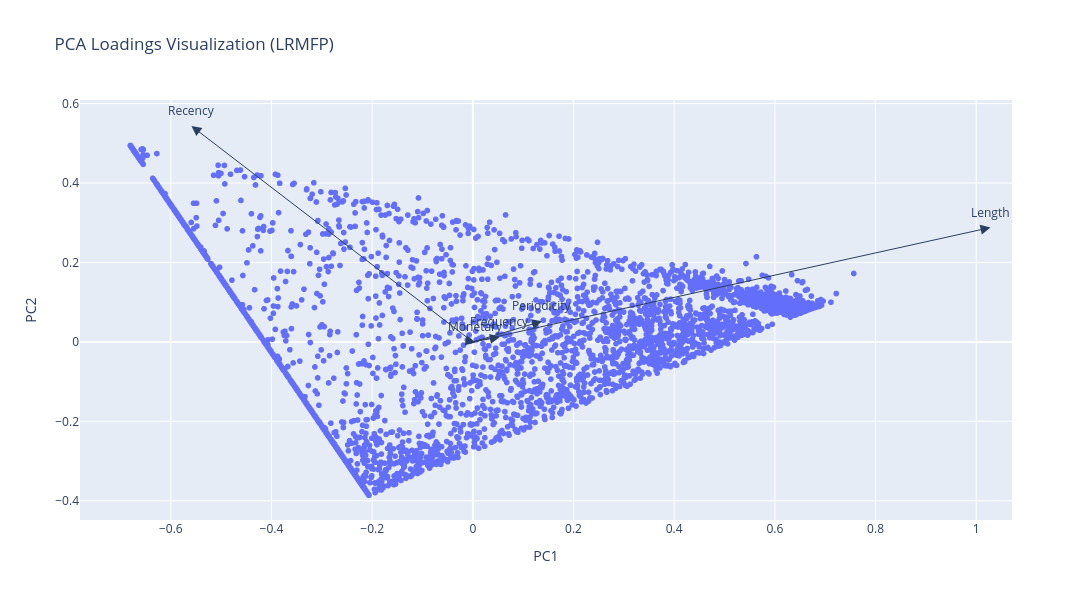

This figure's notebook cell:
### Code cell
features = loadings_df.index

fig = px.scatter(
    x=pca_proj[:, 0], y=pca_proj[:, 1], title="PCA Loadings Visualization (LRMFP)", labels={"x": "PC1", "y": "PC2"}
)

# Escala para que las flechas sean visibles
scale = 3

for i, feature in enumerate(features):
    x_loading = loadings_df.iloc[i, 0] * scale
    y_loading = loadings_df.iloc[i, 1] * scale

    # Flecha (vector desde el origen)
    fig.add_annotation(
        ax=0,
        ay=0,
        axref="x",
        ayref="y",
        x=x_loading,
        y=y_loading,
        showarrow=True,
        arrowsize=2,
        arrowhead=2,
        xanchor="right",
        yanchor="top",
    )

    # Etiqueta
    fig.add_annotation(
        x=x_loading,
        y=y_loading,
        ax=0,
        ay=0,
        xanchor="center",
        yanchor="bottom",
        text=feature,
        yshift=5,
    )

fig.update_layout(width=1200, height=600)
fig.show()

### Figure 1 — Plotly figure (JSON) as saved in the notebook; plotly's stock layout.template omitted (floating-point values rounded to 4 significant figures; data arrays with more than 128 entries replaced by an {"elided": "..."} marker saying what was removed)
{"data": [{"hovertemplate": "PC1=%{x}<br>PC2=%{y}<extra></extra>", "legendgroup": "", "marker": {"color": "#636efa", "symbol": "circle"}, "mode": "markers", "name": "", "showlegend": false, "type": "scattergl", "x": {"elided": "4314 float values"}, "xaxis": "x", "y": {"elided": "4314 float values"}, "yaxis": "y"}], "layout": {"annotations": [{"arrowhead": 2, "arrowsize": 2, "ax": 0, "axref": "x", "ay": 0, "ayref": "y", "showarrow": true, "x": 1.028, "xanchor": "right", "y": 0.2879, "yanchor": "top"}, {"ax": 0, "ay": 0, "text": "Length", "x": 1.028, "xanchor": "center", "y": 0.2879, "yanchor": "bottom", "yshift": 5}, {"arrowhead": 2, "arrowsize": 2, "ax": 0, "axref": "x", "ay": 0, "ayref": "y", "showarrow": true, "x": -0.559, "xanchor": "right", "y": 0.5435, "yanchor": "top"}, {"ax": 0, "ay": 0, "text": "Recency", "x": -0.559, "xanchor": "center", "y": 0.5435, "yanchor": "bottom", "yshift": 5}, {"arrowhead": 2, "arrowsize": 2, "ax": 0, "axref": "x", "ay": 0, "ayref": "y", "showarrow": true, "x": 0.05376, "xanchor": "right", "y": 0.012, "yanchor": "top"}, {"ax": 0, "ay": 0, "text": "Frequency", "x": 0.05376, "xanchor": "center", "y": 0.012, "yanchor": "bottom", "yshift": 5}, {"arrowhead": 2, "arrowsize": 2, "ax": 0, "axref": "x", "ay": 0, "ayref": "y", "showarrow": true, "x": 0.005406, "xanchor": "right", "y": -0.001406, "yanchor": "top"}, {"ax": 0, "ay": 0, "text": "Monetary", "x": 0.005406, "xanchor": "center", "y": -0.001406, "yanchor": "bottom", "yshift": 5}, {"arrowhead": 2, "arrowsize": 2, "ax": 0, "axref": "x", "ay": 0, "ayref": "y", "showarrow": true, "x": 0.1374, "xanchor": "right", "y": 0.05183, "yanchor": "top"}, {"ax": 0, "ay": 0, "text": "Periodicity", "x": 0.1374, "xanchor": "center", "y": 0.05183, "yanchor": "bottom", "yshift": 5}], "height": 600, "legend": {"tracegroupgap": 0}, "title": {"text": "PCA Loadings Visualization (LRMFP)"}, "width": 1200, "xaxis": {"anchor": "y", "domain": [0, 1], "title": {"text": "PC1"}}, "yaxis": {"anchor": "x", "domain": [0, 1], "title": {"text": "PC2"}}}}
